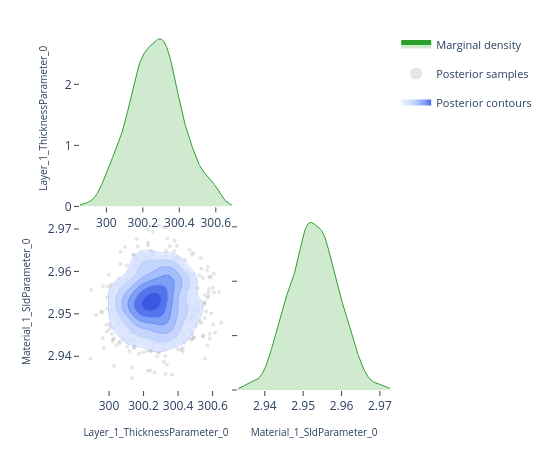

Notebook code for this chart:
### Code cell
# ---- Pairwise focus: thickness vs SLD ---------------------------------------
# A 2-parameter corner plot zooms in on the joint posterior for a specific
# pair.  This is the same view the EasyReflectometryApp's "2D Heatmap"
# sub-tab uses to inspect parameter degeneracies.


params_of_interest = ['Layer_1_ThicknessParameter_0', 'Material_1_SldParameter_0']
idx = [posterior.param_names.index(p) for p in params_of_interest]
subset_draws = np.asarray(posterior.draws)[:, idx]

fig = plot_corner(subset_draws, params_of_interest)
fig.show()

### Figure 1 — Plotly figure (JSON) as saved in the notebook; plotly's stock layout.template omitted (floating-point values rounded to 4 significant figures; data arrays with more than 128 entries replaced by an {"elided": "..."} marker saying what was removed)
{"data": [{"fill": "tozeroy", "fillcolor": "rgba(44, 160, 44, 0.22)", "hoverinfo": "skip", "legendgroup": "marginal", "line": {"color": "rgb(44, 160, 44)", "width": 1}, "mode": "lines", "name": "Marginal density", "showlegend": true, "type": "scatter", "x": {"elided": "256 float values"}, "xaxis": "x", "y": {"elided": "256 float values"}, "yaxis": "y"}, {"hoverinfo": "skip", "legendgroup": "scatter", "marker": {"color": "rgba(140, 140, 140, 0.22)", "size": 4}, "mode": "markers", "name": "Posterior samples", "showlegend": true, "type": "scatter", "x": {"elided": "720 float values"}, "xaxis": "x3", "y": {"elided": "720 float values"}, "yaxis": "y3", "zorder": 0}, {"colorscale": [[0.0, "rgba(224, 233, 255, 0.62)"], [0.35, "rgba(183, 203, 255, 0.70)"], [0.6, "rgba(138, 169, 252, 0.78)"], [0.82, "rgba(96, 131, 242, 0.84)"], [1.0, "rgba(58, 86, 224, 0.90)"]], "connectgaps": false, "contours": {"coloring": "fill", "end": 159.6, "showlabels": false, "showlines": false, "size": 25.2, "start": 33.6}, "hoverinfo": "skip", "legendgroup": "contour", "name": "Posterior contours", "showlegend": true, "showscale": false, "type": "contour", "x": [299.9, 299.9, 299.9, 299.9, 299.9, 299.9, 299.9, 299.9, 299.9, 300.0, 300.0, 300.0, 300.0, 300.0, 300.0, 300.0, 300.0, 300.0, 300.0, 300.1, 300.1, 300.1, 300.1, 300.1, 300.1, 300.1, 300.1, 300.1, 300.2, 300.2, 300.2, 300.2, 300.2, 300.2, 300.2, 300.2, 300.2, 300.2, 300.3, 300.3, 300.3, 300.3, 300.3, 300.3, 300.3, 300.3, 300.3, 300.4, 300.4, 300.4, 300.4, 300.4, 300.4, 300.4, 300.4, 300.4, 300.4, 300.5, 300.5, 300.5, 300.5, 300.5, 300.5, 300.5, 300.5, 300.5, 300.6, 300.6, 300.6, 300.6, 300.6, 300.6, 300.6, 300.6, 300.6, 300.6, 300.7, 300.7, 300.7, 300.7], "xaxis": "x3", "y": [2.933, 2.934, 2.934, 2.935, 2.935, 2.936, 2.936, 2.937, 2.937, 2.938, 2.938, 2.939, 2.939, 2.94, 2.94, 2.941, 2.941, 2.942, 2.942, 2.943, 2.943, 2.944, 2.944, 2.945, 2.945, 2.946, 2.946, 2.947, 2.947, 2.948, 2.948, 2.949, 2.949, 2.95, 2.95, 2.951, 2.951, 2.952, 2.952, 2.953, 2.953, 2.954, 2.954, 2.955, 2.955, 2.956, 2.956, 2.957, 2.957, 2.958, 2.958, 2.959, 2.959, 2.96, 2.96, 2.961, 2.961, 2.962, 2.962, 2.963, 2.963, 2.964, 2.964, 2.965, 2.965, 2.966, 2.966, 2.967, 2.967, 2.968, 2.968, 2.969, 2.969, 2.97, 2.97, 2.971, 2.971, 2.972, 2.972, 2.973], "yaxis": "y3", "z": {"elided": "80x80 float values"}, "zmax": 159.6, "zmin": 33.6, "zorder": 1}, {"colorscale": [[0.0, "rgba(183, 203, 255, 0.94)"], [0.35, "rgba(183, 203, 255, 0.94)"], [0.35, "rgba(138, 169, 252, 0.95)"], [0.6, "rgba(138, 169, 252, 0.95)"], [0.6, "rgba(96, 131, 242, 0.96)"], [0.82, "rgba(96, 131, 242, 0.96)"], [0.82, "rgba(58, 86, 224, 0.98)"], [1.0, "rgba(58, 86, 224, 0.98)"]], "contours": {"coloring": "lines", "end": 159.6, "showlabels": false, "size": 25.2, "start": 33.6}, "hoverinfo": "skip", "legendgroup": "contour", "line": {"width": 0.9}, "showlegend": false, "showscale": false, "type": "contour", "x": [299.9, 299.9, 299.9, 299.9, 299.9, 299.9, 299.9, 299.9, 299.9, 300.0, 300.0, 300.0, 300.0, 300.0, 300.0, 300.0, 300.0, 300.0, 300.0, 300.1, 300.1, 300.1, 300.1, 300.1, 300.1, 300.1, 300.1, 300.1, 300.2, 300.2, 300.2, 300.2, 300.2, 300.2, 300.2, 300.2, 300.2, 300.2, 300.3, 300.3, 300.3, 300.3, 300.3, 300.3, 300.3, 300.3, 300.3, 300.4, 300.4, 300.4, 300.4, 300.4, 300.4, 300.4, 300.4, 300.4, 300.4, 300.5, 300.5, 300.5, 300.5, 300.5, 300.5, 300.5, 300.5, 300.5, 300.6, 300.6, 300.6, 300.6, 300.6, 300.6, 300.6, 300.6, 300.6, 300.6, 300.7, 300.7, 300.7, 300.7], "xaxis": "x3", "y": [2.933, 2.934, 2.934, 2.935, 2.935, 2.936, 2.936, 2.937, 2.937, 2.938, 2.938, 2.939, 2.939, 2.94, 2.94, 2.941, 2.941, 2.942, 2.942, 2.943, 2.943, 2.944, 2.944, 2.945, 2.945, 2.946, 2.946, 2.947, 2.947, 2.948, 2.948, 2.949, 2.949, 2.95, 2.95, 2.951, 2.951, 2.952, 2.952, 2.953, 2.953, 2.954, 2.954, 2.955, 2.955, 2.956, 2.956, 2.957, 2.957, 2.958, 2.958, 2.959, 2.959, 2.96, 2.96, 2.961, 2.961, 2.962, 2.962, 2.963, 2.963, 2.964, 2.964, 2.965, 2.965, 2.966, 2.966, 2.967, 2.967, 2.968, 2.968, 2.969, 2.969, 2.97, 2.97, 2.971, 2.971, 2.972, 2.972, 2.973], "yaxis": "y3", "z": {"elided": "80x80 float values"}, "zmax": 159.6, "zmin": 33.6, "zorder": 2}, {"fill": "tozeroy", "fillcolor": "rgba(44, 160, 44, 0.22)", "hoverinfo": "skip", "legendgroup": "marginal", "line": {"color": "rgb(44, 160, 44)", "width": 1}, "mode": "lines", "name": "Marginal density", "showlegend": false, "type": "scatter", "x": {"elided": "256 float values"}, "xaxis": "x4", "y": {"elided": "256 float values"}, "yaxis": "y4"}], "layout": {"height": 450, "legend": {"font": {"size": 11}, "itemsizing": "constant", "orientation": "v", "x": 1.02, "xanchor": "left", "y": 1.0, "yanchor": "top"}, "margin": {"b": 60, "l": 80, "r": 160, "t": 30}, "plot_bgcolor": "white", "showlegend": true, "width": 550, "xaxis": {"anchor": "y", "domain": [0.0, 0.49], "showgrid": false, "ticks": "outside", "zeroline": false}, "xaxis2": {"anchor": "y2", "domain": [0.51, 1.0], "showgrid": false, "ticks": "outside", "visible": false, "zeroline": false}, "xaxis3": {"anchor": "y3", "domain": [0.0, 0.49], "showgrid": false, "ticks": "outside", "title": {"font": {"size": 10}, "text": "Layer_1_ThicknessParameter_0"}, "zeroline": false}, "xaxis4": {"anchor": "y4", "domain": [0.51, 1.0], "showgrid": false, "ticks": "outside", "title": {"font": {"size": 10}, "text": "Material_1_SldParameter_0"}, "zeroline": false}, "yaxis": {"anchor": "x", "domain": [0.51, 1.0], "showgrid": false, "ticks": "outside", "title": {"font": {"size": 10}, "text": "Layer_1_ThicknessParameter_0"}, "zeroline": false}, "yaxis2": {"anchor": "x2", "domain": [0.51, 1.0], "showgrid": false, "ticks": "outside", "visible": false, "zeroline": false}, "yaxis3": {"anchor": "x3", "domain": [0.0, 0.49], "showgrid": false, "ticks": "outside", "title": {"font": {"size": 10}, "text": "Material_1_SldParameter_0"}, "zeroline": false}, "yaxis4": {"anchor": "x4", "domain": [0.0, 0.49], "showgrid": false, "showticklabels": false, "ticks": "outside", "zeroline": false}}}
